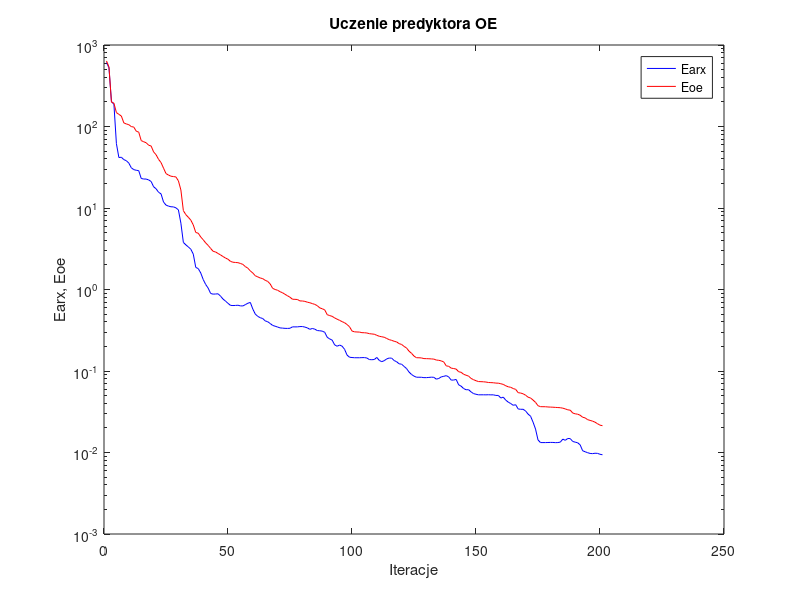
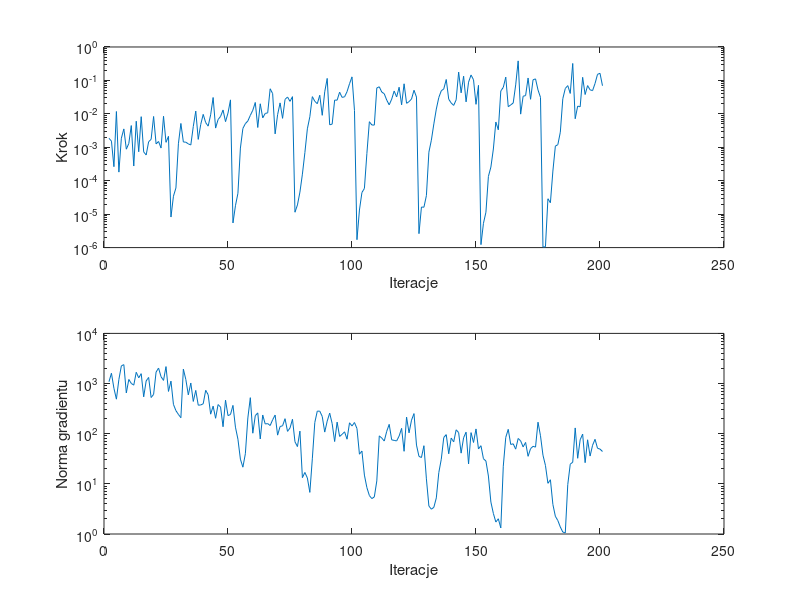

Reproduce these figures in MATLAB, in order.
%uczenie predyktora oe
clear all;
n=0; farx(n+1)=6.091414e+002; foe(n+1)=6.378790e+002; wspucz(n+1)=0.000000e+000; ng(n+1)=0.000000e+000;
%odnowa zmiennej metryki
n=1; farx(n+1)=5.266559e+002; foe(n+1)=5.399067e+002; krok(n+1)=1.860699e-003; ng(n+1)=1.086647e+003;
n=2; farx(n+1)=2.028650e+002; foe(n+1)=1.992475e+002; krok(n+1)=1.529718e-003; ng(n+1)=1.604492e+003;
n=3; farx(n+1)=1.870424e+002; foe(n+1)=1.933275e+002; krok(n+1)=2.630324e-004; ng(n+1)=8.045230e+002;
n=4; farx(n+1)=6.165166e+001; foe(n+1)=1.481555e+002; krok(n+1)=1.175883e-002; ng(n+1)=4.880341e+002;
n=5; farx(n+1)=4.158274e+001; foe(n+1)=1.409422e+002; krok(n+1)=1.810041e-004; ng(n+1)=1.207460e+003;
n=6; farx(n+1)=4.195924e+001; foe(n+1)=1.343764e+002; krok(n+1)=1.869974e-003; ng(n+1)=2.253358e+003;
n=7; farx(n+1)=3.922891e+001; foe(n+1)=1.106928e+002; krok(n+1)=3.544455e-003; ng(n+1)=2.382208e+003;
n=8; farx(n+1)=3.805612e+001; foe(n+1)=1.075156e+002; krok(n+1)=8.786586e-004; ng(n+1)=6.501600e+002;
n=9; farx(n+1)=3.558431e+001; foe(n+1)=1.052928e+002; krok(n+1)=1.300172e-003; ng(n+1)=1.206239e+003;
n=10; farx(n+1)=3.117983e+001; foe(n+1)=9.976966e+001; krok(n+1)=4.464645e-003; ng(n+1)=1.006413e+003;
n=11; farx(n+1)=2.957391e+001; foe(n+1)=9.842879e+001; krok(n+1)=2.752027e-004; ng(n+1)=9.284214e+002;
n=12; farx(n+1)=2.904467e+001; foe(n+1)=8.760050e+001; krok(n+1)=6.023109e-003; ng(n+1)=1.678854e+003;
n=13; farx(n+1)=2.873740e+001; foe(n+1)=8.524901e+001; krok(n+1)=7.349266e-004; ng(n+1)=1.299519e+003;
n=14; farx(n+1)=2.305096e+001; foe(n+1)=6.717379e+001; krok(n+1)=8.237127e-003; ng(n+1)=1.573800e+003;
n=15; farx(n+1)=2.267312e+001; foe(n+1)=6.503324e+001; krok(n+1)=7.286945e-004; ng(n+1)=5.431530e+002;
n=16; farx(n+1)=2.266672e+001; foe(n+1)=6.316606e+001; krok(n+1)=5.885714e-004; ng(n+1)=1.128265e+003;
n=17; farx(n+1)=2.211312e+001; foe(n+1)=5.892521e+001; krok(n+1)=1.469853e-003; ng(n+1)=1.324208e+003;
n=18; farx(n+1)=2.116401e+001; foe(n+1)=5.766322e+001; krok(n+1)=1.730220e-003; ng(n+1)=5.266121e+002;
n=19; farx(n+1)=1.822557e+001; foe(n+1)=4.881348e+001; krok(n+1)=8.349282e-003; ng(n+1)=6.075350e+002;
n=20; farx(n+1)=1.721970e+001; foe(n+1)=4.503150e+001; krok(n+1)=1.265711e-003; ng(n+1)=1.692509e+003;
n=21; farx(n+1)=1.559356e+001; foe(n+1)=3.952895e+001; krok(n+1)=1.491801e-003; ng(n+1)=2.035080e+003;
n=22; farx(n+1)=1.490645e+001; foe(n+1)=3.610498e+001; krok(n+1)=9.489565e-004; ng(n+1)=1.368229e+003;
n=23; farx(n+1)=1.184304e+001; foe(n+1)=3.083637e+001; krok(n+1)=8.471180e-003; ng(n+1)=1.155844e+003;
n=24; farx(n+1)=1.085743e+001; foe(n+1)=2.643980e+001; krok(n+1)=1.407851e-003; ng(n+1)=2.178150e+003;
n=25; farx(n+1)=1.054737e+001; foe(n+1)=2.536988e+001; krok(n+1)=2.129131e-003; ng(n+1)=6.962568e+002;
%odnowa zmiennej metryki
n=26; farx(n+1)=1.035315e+001; foe(n+1)=2.454515e+001; krok(n+1)=8.206521e-006; ng(n+1)=1.117776e+003;
n=27; farx(n+1)=1.032268e+001; foe(n+1)=2.431083e+001; krok(n+1)=3.444097e-005; ng(n+1)=3.841007e+002;
n=28; farx(n+1)=1.004875e+001; foe(n+1)=2.404685e+001; krok(n+1)=6.079792e-005; ng(n+1)=2.879038e+002;
n=29; farx(n+1)=9.483192e+000; foe(n+1)=2.154476e+001; krok(n+1)=1.274309e-003; ng(n+1)=2.426683e+002;
n=30; farx(n+1)=6.519709e+000; foe(n+1)=1.664278e+001; krok(n+1)=5.162776e-003; ng(n+1)=2.080961e+002;
n=31; farx(n+1)=3.783247e+000; foe(n+1)=9.281146e+000; krok(n+1)=1.441974e-003; ng(n+1)=1.941859e+003;
n=32; farx(n+1)=3.530685e+000; foe(n+1)=8.288721e+000; krok(n+1)=1.420248e-003; ng(n+1)=1.200078e+003;
n=33; farx(n+1)=3.329791e+000; foe(n+1)=7.697467e+000; krok(n+1)=1.265228e-003; ng(n+1)=5.944399e+002;
n=34; farx(n+1)=3.121812e+000; foe(n+1)=7.099110e+000; krok(n+1)=1.170971e-003; ng(n+1)=1.024117e+003;
n=35; farx(n+1)=2.717180e+000; foe(n+1)=6.200733e+000; krok(n+1)=4.182551e-003; ng(n+1)=4.396491e+002;
n=36; farx(n+1)=1.866450e+000; foe(n+1)=5.009399e+000; krok(n+1)=1.208515e-002; ng(n+1)=7.300858e+002;
n=37; farx(n+1)=1.805828e+000; foe(n+1)=4.904385e+000; krok(n+1)=1.723278e-003; ng(n+1)=3.700080e+002;
n=38; farx(n+1)=1.596177e+000; foe(n+1)=4.409598e+000; krok(n+1)=4.812762e-003; ng(n+1)=3.743629e+002;
n=39; farx(n+1)=1.327239e+000; foe(n+1)=4.080454e+000; krok(n+1)=9.659422e-003; ng(n+1)=3.944075e+002;
n=40; farx(n+1)=1.152421e+000; foe(n+1)=3.729134e+000; krok(n+1)=5.478088e-003; ng(n+1)=7.333308e+002;
n=41; farx(n+1)=1.039947e+000; foe(n+1)=3.475742e+000; krok(n+1)=4.289834e-003; ng(n+1)=5.986751e+002;
n=42; farx(n+1)=8.941151e-001; foe(n+1)=3.190450e+000; krok(n+1)=9.356732e-003; ng(n+1)=2.451205e+002;
n=43; farx(n+1)=8.772027e-001; foe(n+1)=2.941429e+000; krok(n+1)=3.081734e-002; ng(n+1)=3.542941e+002;
n=44; farx(n+1)=8.808116e-001; foe(n+1)=2.885971e+000; krok(n+1)=3.752980e-003; ng(n+1)=2.031163e+002;
n=45; farx(n+1)=8.856264e-001; foe(n+1)=2.767020e+000; krok(n+1)=6.757425e-003; ng(n+1)=3.810523e+002;
n=46; farx(n+1)=8.279519e-001; foe(n+1)=2.652968e+000; krok(n+1)=8.378898e-003; ng(n+1)=3.395351e+002;
n=47; farx(n+1)=7.632065e-001; foe(n+1)=2.538486e+000; krok(n+1)=1.305012e-002; ng(n+1)=1.375966e+002;
n=48; farx(n+1)=7.202505e-001; foe(n+1)=2.431952e+000; krok(n+1)=5.852382e-003; ng(n+1)=4.663667e+002;
n=49; farx(n+1)=6.764467e-001; foe(n+1)=2.350987e+000; krok(n+1)=1.056509e-002; ng(n+1)=2.295989e+002;
n=50; farx(n+1)=6.386414e-001; foe(n+1)=2.213537e+000; krok(n+1)=2.617870e-002; ng(n+1)=2.414495e+002;
%odnowa zmiennej metryki
n=51; farx(n+1)=6.354591e-001; foe(n+1)=2.161217e+000; krok(n+1)=5.465856e-006; ng(n+1)=3.668596e+002;
n=52; farx(n+1)=6.375112e-001; foe(n+1)=2.146587e+000; krok(n+1)=1.786413e-005; ng(n+1)=1.349687e+002;
n=53; farx(n+1)=6.412904e-001; foe(n+1)=2.134040e+000; krok(n+1)=4.211523e-005; ng(n+1)=7.783642e+001;
n=54; farx(n+1)=6.298733e-001; foe(n+1)=2.087811e+000; krok(n+1)=9.481985e-004; ng(n+1)=3.102359e+001;
n=55; farx(n+1)=6.283246e-001; foe(n+1)=2.031888e+000; krok(n+1)=3.660956e-003; ng(n+1)=2.149456e+001;
n=56; farx(n+1)=6.524288e-001; foe(n+1)=1.910197e+000; krok(n+1)=5.097234e-003; ng(n+1)=3.986326e+001;
n=57; farx(n+1)=6.781002e-001; foe(n+1)=1.825547e+000; krok(n+1)=6.130766e-003; ng(n+1)=2.057496e+002;
n=58; farx(n+1)=6.941648e-001; foe(n+1)=1.692483e+000; krok(n+1)=9.010365e-003; ng(n+1)=5.228167e+002;
n=59; farx(n+1)=5.758483e-001; foe(n+1)=1.593002e+000; krok(n+1)=1.281894e-002; ng(n+1)=1.023062e+002;
n=60; farx(n+1)=4.995289e-001; foe(n+1)=1.475375e+000; krok(n+1)=2.191235e-002; ng(n+1)=2.290941e+002;
n=61; farx(n+1)=4.681733e-001; foe(n+1)=1.428009e+000; krok(n+1)=3.910756e-003; ng(n+1)=2.597593e+002;
n=62; farx(n+1)=4.507799e-001; foe(n+1)=1.384320e+000; krok(n+1)=2.001452e-002; ng(n+1)=7.851403e+001;
n=63; farx(n+1)=4.402514e-001; foe(n+1)=1.359109e+000; krok(n+1)=7.585473e-003; ng(n+1)=2.361008e+002;
n=64; farx(n+1)=4.122122e-001; foe(n+1)=1.296595e+000; krok(n+1)=1.027811e-002; ng(n+1)=1.563289e+002;
n=65; farx(n+1)=4.023523e-001; foe(n+1)=1.257061e+000; krok(n+1)=1.071180e-002; ng(n+1)=1.590586e+002;
n=66; farx(n+1)=3.828789e-001; foe(n+1)=1.171308e+000; krok(n+1)=5.625683e-002; ng(n+1)=1.455282e+002;
n=67; farx(n+1)=3.626226e-001; foe(n+1)=1.033626e+000; krok(n+1)=4.030924e-002; ng(n+1)=1.894448e+002;
n=68; farx(n+1)=3.545616e-001; foe(n+1)=1.000566e+000; krok(n+1)=2.518078e-003; ng(n+1)=2.353361e+002;
n=69; farx(n+1)=3.463565e-001; foe(n+1)=9.786712e-001; krok(n+1)=9.436540e-003; ng(n+1)=9.361158e+001;
n=70; farx(n+1)=3.378551e-001; foe(n+1)=9.396177e-001; krok(n+1)=2.128042e-002; ng(n+1)=1.391530e+002;
n=71; farx(n+1)=3.359085e-001; foe(n+1)=9.117232e-001; krok(n+1)=7.342058e-003; ng(n+1)=1.435970e+002;
n=72; farx(n+1)=3.336263e-001; foe(n+1)=8.726528e-001; krok(n+1)=2.712333e-002; ng(n+1)=1.992260e+002;
n=73; farx(n+1)=3.331095e-001; foe(n+1)=8.375323e-001; krok(n+1)=3.192003e-002; ng(n+1)=1.113241e+002;
n=74; farx(n+1)=3.345188e-001; foe(n+1)=8.031680e-001; krok(n+1)=2.362755e-002; ng(n+1)=1.299020e+002;
n=75; farx(n+1)=3.481025e-001; foe(n+1)=7.597311e-001; krok(n+1)=3.271756e-002; ng(n+1)=1.940313e+002;
%odnowa zmiennej metryki
n=76; farx(n+1)=3.477331e-001; foe(n+1)=7.573654e-001; krok(n+1)=1.142512e-005; ng(n+1)=6.906092e+001;
n=77; farx(n+1)=3.479781e-001; foe(n+1)=7.542514e-001; krok(n+1)=1.886606e-005; ng(n+1)=5.535473e+001;
n=78; farx(n+1)=3.510255e-001; foe(n+1)=7.240743e-001; krok(n+1)=4.565415e-005; ng(n+1)=1.125265e+002;
n=79; farx(n+1)=3.512381e-001; foe(n+1)=7.231069e-001; krok(n+1)=1.574580e-004; ng(n+1)=1.329318e+001;
n=80; farx(n+1)=3.457341e-001; foe(n+1)=7.149319e-001; krok(n+1)=6.935224e-004; ng(n+1)=1.687518e+001;
n=81; farx(n+1)=3.382966e-001; foe(n+1)=6.989052e-001; krok(n+1)=3.568597e-003; ng(n+1)=1.310139e+001;
n=82; farx(n+1)=3.246107e-001; foe(n+1)=6.877171e-001; krok(n+1)=8.193332e-003; ng(n+1)=6.758708e+000;
n=83; farx(n+1)=3.325541e-001; foe(n+1)=6.719427e-001; krok(n+1)=3.272372e-002; ng(n+1)=3.156597e+001;
n=84; farx(n+1)=3.261342e-001; foe(n+1)=6.565400e-001; krok(n+1)=2.378798e-002; ng(n+1)=1.672823e+002;
n=85; farx(n+1)=3.135532e-001; foe(n+1)=6.330333e-001; krok(n+1)=2.011176e-002; ng(n+1)=2.816171e+002;
n=86; farx(n+1)=3.116631e-001; foe(n+1)=5.948456e-001; krok(n+1)=3.598781e-002; ng(n+1)=2.815231e+002;
n=87; farx(n+1)=3.085247e-001; foe(n+1)=5.805930e-001; krok(n+1)=9.045235e-003; ng(n+1)=2.206716e+002;
n=88; farx(n+1)=2.986066e-001; foe(n+1)=5.624149e-001; krok(n+1)=4.568872e-002; ng(n+1)=1.076398e+002;
n=89; farx(n+1)=2.594811e-001; foe(n+1)=4.912729e-001; krok(n+1)=1.147563e-001; ng(n+1)=1.781853e+002;
n=90; farx(n+1)=2.474994e-001; foe(n+1)=4.786983e-001; krok(n+1)=4.702595e-003; ng(n+1)=2.575315e+002;
n=91; farx(n+1)=2.393654e-001; foe(n+1)=4.686214e-001; krok(n+1)=4.926484e-003; ng(n+1)=1.589347e+002;
n=92; farx(n+1)=2.091576e-001; foe(n+1)=4.479523e-001; krok(n+1)=2.580064e-002; ng(n+1)=6.979105e+001;
n=93; farx(n+1)=2.012928e-001; foe(n+1)=4.323333e-001; krok(n+1)=2.565762e-002; ng(n+1)=1.702324e+002;
n=94; farx(n+1)=2.081110e-001; foe(n+1)=4.181935e-001; krok(n+1)=4.446078e-002; ng(n+1)=8.822432e+001;
n=95; farx(n+1)=2.017940e-001; foe(n+1)=4.034379e-001; krok(n+1)=3.112337e-002; ng(n+1)=9.709660e+001;
n=96; farx(n+1)=1.845573e-001; foe(n+1)=3.912692e-001; krok(n+1)=3.230410e-002; ng(n+1)=1.090911e+002;
n=97; farx(n+1)=1.569350e-001; foe(n+1)=3.719415e-001; krok(n+1)=4.614317e-002; ng(n+1)=7.765080e+001;
n=98; farx(n+1)=1.475290e-001; foe(n+1)=3.491245e-001; krok(n+1)=7.959957e-002; ng(n+1)=1.649337e+002;
n=99; farx(n+1)=1.463419e-001; foe(n+1)=3.095303e-001; krok(n+1)=1.277097e-001; ng(n+1)=1.427878e+002;
n=100; farx(n+1)=1.454990e-001; foe(n+1)=3.025391e-001; krok(n+1)=1.256682e-002; ng(n+1)=1.669300e+002;
%odnowa zmiennej metryki
n=101; farx(n+1)=1.454283e-001; foe(n+1)=3.011472e-001; krok(n+1)=1.722634e-006; ng(n+1)=1.267827e+002;
n=102; farx(n+1)=1.454086e-001; foe(n+1)=3.003311e-001; krok(n+1)=1.328620e-005; ng(n+1)=3.901065e+001;
n=103; farx(n+1)=1.459409e-001; foe(n+1)=2.954010e-001; krok(n+1)=4.438276e-005; ng(n+1)=4.506421e+001;
n=104; farx(n+1)=1.460683e-001; foe(n+1)=2.948089e-001; krok(n+1)=5.864031e-005; ng(n+1)=1.494294e+001;
n=105; farx(n+1)=1.444291e-001; foe(n+1)=2.926778e-001; krok(n+1)=6.518015e-004; ng(n+1)=8.425406e+000;
n=106; farx(n+1)=1.381282e-001; foe(n+1)=2.871433e-001; krok(n+1)=5.828795e-003; ng(n+1)=5.849320e+000;
n=107; farx(n+1)=1.375854e-001; foe(n+1)=2.848641e-001; krok(n+1)=4.648167e-003; ng(n+1)=5.080827e+000;
n=108; farx(n+1)=1.383645e-001; foe(n+1)=2.825480e-001; krok(n+1)=4.609843e-003; ng(n+1)=5.494146e+000;
n=109; farx(n+1)=1.467004e-001; foe(n+1)=2.740951e-001; krok(n+1)=5.962927e-002; ng(n+1)=1.144047e+001;
n=110; farx(n+1)=1.348210e-001; foe(n+1)=2.668289e-001; krok(n+1)=6.442938e-002; ng(n+1)=9.055825e+001;
n=111; farx(n+1)=1.301804e-001; foe(n+1)=2.631663e-001; krok(n+1)=4.486659e-002; ng(n+1)=8.196576e+001;
n=112; farx(n+1)=1.339381e-001; foe(n+1)=2.594203e-001; krok(n+1)=4.000365e-002; ng(n+1)=7.133791e+001;
n=113; farx(n+1)=1.408562e-001; foe(n+1)=2.505188e-001; krok(n+1)=2.580064e-002; ng(n+1)=1.115599e+002;
n=114; farx(n+1)=1.442102e-001; foe(n+1)=2.425848e-001; krok(n+1)=1.861441e-002; ng(n+1)=1.535152e+002;
n=115; farx(n+1)=1.437896e-001; foe(n+1)=2.376908e-001; krok(n+1)=2.753897e-002; ng(n+1)=7.545112e+001;
n=116; farx(n+1)=1.344197e-001; foe(n+1)=2.317147e-001; krok(n+1)=4.815335e-002; ng(n+1)=7.353286e+001;
n=117; farx(n+1)=1.299229e-001; foe(n+1)=2.273743e-001; krok(n+1)=3.201972e-002; ng(n+1)=7.178045e+001;
n=118; farx(n+1)=1.225746e-001; foe(n+1)=2.167816e-001; krok(n+1)=6.260022e-002; ng(n+1)=8.980351e+001;
n=119; farx(n+1)=1.212212e-001; foe(n+1)=2.116988e-001; krok(n+1)=1.861441e-002; ng(n+1)=1.278386e+002;
n=120; farx(n+1)=1.138061e-001; foe(n+1)=2.003124e-001; krok(n+1)=7.925655e-002; ng(n+1)=4.457859e+001;
n=121; farx(n+1)=1.070343e-001; foe(n+1)=1.914610e-001; krok(n+1)=2.069473e-002; ng(n+1)=2.141852e+002;
n=122; farx(n+1)=9.703461e-002; foe(n+1)=1.750106e-001; krok(n+1)=2.319637e-002; ng(n+1)=1.039479e+002;
n=123; farx(n+1)=9.068995e-002; foe(n+1)=1.649650e-001; krok(n+1)=2.779047e-002; ng(n+1)=1.864837e+002;
n=124; farx(n+1)=8.649349e-002; foe(n+1)=1.524662e-001; krok(n+1)=5.079872e-002; ng(n+1)=2.517129e+002;
n=125; farx(n+1)=8.386053e-002; foe(n+1)=1.455020e-001; krok(n+1)=3.178877e-002; ng(n+1)=5.932887e+001;
%odnowa zmiennej metryki
n=126; farx(n+1)=8.386464e-002; foe(n+1)=1.453750e-001; krok(n+1)=2.612004e-006; ng(n+1)=3.530275e+001;
n=127; farx(n+1)=8.375135e-002; foe(n+1)=1.446520e-001; krok(n+1)=1.635753e-005; ng(n+1)=3.347679e+001;
n=128; farx(n+1)=8.290722e-002; foe(n+1)=1.419914e-001; krok(n+1)=1.611741e-005; ng(n+1)=5.762735e+001;
n=129; farx(n+1)=8.294214e-002; foe(n+1)=1.417732e-001; krok(n+1)=3.592136e-005; ng(n+1)=1.257157e+001;
n=130; farx(n+1)=8.339230e-002; foe(n+1)=1.413940e-001; krok(n+1)=7.138862e-004; ng(n+1)=3.615278e+000;
n=131; farx(n+1)=8.401100e-002; foe(n+1)=1.407113e-001; krok(n+1)=1.631264e-003; ng(n+1)=3.122804e+000;
n=132; farx(n+1)=8.368427e-002; foe(n+1)=1.399840e-001; krok(n+1)=5.003630e-003; ng(n+1)=3.403408e+000;
n=133; farx(n+1)=7.940575e-002; foe(n+1)=1.363108e-001; krok(n+1)=1.394241e-002; ng(n+1)=5.250542e+000;
n=134; farx(n+1)=8.103887e-002; foe(n+1)=1.352818e-001; krok(n+1)=3.086502e-002; ng(n+1)=1.677846e+001;
n=135; farx(n+1)=8.472009e-002; foe(n+1)=1.330051e-001; krok(n+1)=4.904612e-002; ng(n+1)=3.099135e+001;
n=136; farx(n+1)=8.606325e-002; foe(n+1)=1.291206e-001; krok(n+1)=5.576355e-002; ng(n+1)=8.410869e+001;
n=137; farx(n+1)=8.769756e-002; foe(n+1)=1.156273e-001; krok(n+1)=1.067078e-001; ng(n+1)=9.578705e+001;
n=138; farx(n+1)=8.461623e-002; foe(n+1)=1.141863e-001; krok(n+1)=2.741202e-002; ng(n+1)=3.976625e+001;
n=139; farx(n+1)=7.731642e-002; foe(n+1)=1.083807e-001; krok(n+1)=2.113198e-002; ng(n+1)=8.168981e+001;
n=140; farx(n+1)=7.747331e-002; foe(n+1)=1.072109e-001; krok(n+1)=1.789637e-002; ng(n+1)=6.879038e+001;
n=141; farx(n+1)=7.881274e-002; foe(n+1)=1.055763e-001; krok(n+1)=2.629130e-002; ng(n+1)=1.195862e+002;
n=142; farx(n+1)=6.768867e-002; foe(n+1)=9.800190e-002; krok(n+1)=1.775417e-001; ng(n+1)=1.052163e+002;
n=143; farx(n+1)=6.516932e-002; foe(n+1)=9.639543e-002; krok(n+1)=4.256083e-002; ng(n+1)=4.096423e+001;
n=144; farx(n+1)=6.095326e-002; foe(n+1)=9.118760e-002; krok(n+1)=1.337651e-001; ng(n+1)=8.315525e+001;
n=145; farx(n+1)=5.888024e-002; foe(n+1)=8.876700e-002; krok(n+1)=2.284436e-002; ng(n+1)=1.072735e+002;
n=146; farx(n+1)=5.900138e-002; foe(n+1)=8.662825e-002; krok(n+1)=8.877087e-002; ng(n+1)=2.493733e+001;
n=147; farx(n+1)=5.546317e-002; foe(n+1)=8.114594e-002; krok(n+1)=1.452529e-001; ng(n+1)=1.050159e+002;
n=148; farx(n+1)=5.281515e-002; foe(n+1)=7.823398e-002; krok(n+1)=1.044257e-001; ng(n+1)=6.683913e+001;
n=149; farx(n+1)=5.183011e-002; foe(n+1)=7.598093e-002; krok(n+1)=1.927372e-002; ng(n+1)=1.245153e+002;
n=150; farx(n+1)=5.102951e-002; foe(n+1)=7.422903e-002; krok(n+1)=7.119534e-002; ng(n+1)=4.962217e+001;
%odnowa zmiennej metryki
n=151; farx(n+1)=5.104018e-002; foe(n+1)=7.399442e-002; krok(n+1)=1.227525e-006; ng(n+1)=5.765172e+001;
n=152; farx(n+1)=5.105548e-002; foe(n+1)=7.374990e-002; krok(n+1)=5.320105e-006; ng(n+1)=3.169334e+001;
n=153; farx(n+1)=5.098498e-002; foe(n+1)=7.321321e-002; krok(n+1)=1.141354e-005; ng(n+1)=2.850432e+001;
n=154; farx(n+1)=5.114396e-002; foe(n+1)=7.229409e-002; krok(n+1)=1.347782e-004; ng(n+1)=1.432130e+001;
n=155; farx(n+1)=5.095981e-002; foe(n+1)=7.201823e-002; krok(n+1)=2.556540e-004; ng(n+1)=4.339113e+000;
n=156; farx(n+1)=5.101744e-002; foe(n+1)=7.175738e-002; krok(n+1)=8.897443e-004; ng(n+1)=2.573357e+000;
n=157; farx(n+1)=5.013395e-002; foe(n+1)=7.106052e-002; krok(n+1)=5.699196e-003; ng(n+1)=1.731383e+000;
n=158; farx(n+1)=5.013722e-002; foe(n+1)=7.090528e-002; krok(n+1)=3.334617e-003; ng(n+1)=2.012336e+000;
n=159; farx(n+1)=4.664947e-002; foe(n+1)=6.978057e-002; krok(n+1)=4.842911e-002; ng(n+1)=1.321643e+000;
n=160; farx(n+1)=4.775626e-002; foe(n+1)=6.847895e-002; krok(n+1)=6.189726e-002; ng(n+1)=2.247343e+001;
n=161; farx(n+1)=4.389893e-002; foe(n+1)=6.588446e-002; krok(n+1)=1.254519e-001; ng(n+1)=8.452000e+001;
n=162; farx(n+1)=4.151063e-002; foe(n+1)=6.398805e-002; krok(n+1)=1.638172e-002; ng(n+1)=1.221414e+002;
n=163; farx(n+1)=3.987569e-002; foe(n+1)=6.312072e-002; krok(n+1)=1.853270e-002; ng(n+1)=6.104264e+001;
n=164; farx(n+1)=3.797386e-002; foe(n+1)=6.093644e-002; krok(n+1)=2.107682e-002; ng(n+1)=6.289277e+001;
n=165; farx(n+1)=3.856901e-002; foe(n+1)=5.949959e-002; krok(n+1)=7.338628e-002; ng(n+1)=4.923242e+001;
n=166; farx(n+1)=3.422914e-002; foe(n+1)=5.424746e-002; krok(n+1)=3.839848e-001; ng(n+1)=8.036800e+001;
n=167; farx(n+1)=3.389222e-002; foe(n+1)=5.363312e-002; krok(n+1)=9.814884e-003; ng(n+1)=7.191699e+001;
n=168; farx(n+1)=3.391151e-002; foe(n+1)=5.251800e-002; krok(n+1)=3.360874e-002; ng(n+1)=5.456942e+001;
n=169; farx(n+1)=3.230073e-002; foe(n+1)=5.047672e-002; krok(n+1)=3.522595e-002; ng(n+1)=6.697482e+001;
n=170; farx(n+1)=2.959611e-002; foe(n+1)=4.771606e-002; krok(n+1)=1.181740e-001; ng(n+1)=3.540297e+001;
n=171; farx(n+1)=2.787470e-002; foe(n+1)=4.665479e-002; krok(n+1)=2.727640e-002; ng(n+1)=5.038726e+001;
n=172; farx(n+1)=2.359311e-002; foe(n+1)=4.398759e-002; krok(n+1)=1.042621e-001; ng(n+1)=5.601357e+001;
n=173; farx(n+1)=1.940676e-002; foe(n+1)=4.124917e-002; krok(n+1)=1.111619e-001; ng(n+1)=5.400214e+001;
n=174; farx(n+1)=1.427397e-002; foe(n+1)=3.751071e-002; krok(n+1)=5.184392e-002; ng(n+1)=1.696044e+002;
n=175; farx(n+1)=1.323945e-002; foe(n+1)=3.652203e-002; krok(n+1)=3.112337e-002; ng(n+1)=9.096640e+001;
%odnowa zmiennej metryki
n=176; farx(n+1)=1.323695e-002; foe(n+1)=3.646481e-002; krok(n+1)=1.036921e-006; ng(n+1)=3.728143e+001;
n=177; farx(n+1)=1.323460e-002; foe(n+1)=3.643876e-002; krok(n+1)=1.058858e-006; ng(n+1)=2.331645e+001;
n=178; farx(n+1)=1.326550e-002; foe(n+1)=3.619343e-002; krok(n+1)=2.889771e-005; ng(n+1)=1.025220e+001;
n=179; farx(n+1)=1.329548e-002; foe(n+1)=3.606814e-002; krok(n+1)=2.198334e-005; ng(n+1)=1.207096e+001;
n=180; farx(n+1)=1.329182e-002; foe(n+1)=3.595339e-002; krok(n+1)=1.945992e-004; ng(n+1)=3.882754e+000;
n=181; farx(n+1)=1.321319e-002; foe(n+1)=3.577079e-002; krok(n+1)=1.085320e-003; ng(n+1)=2.254667e+000;
n=182; farx(n+1)=1.324057e-002; foe(n+1)=3.561164e-002; krok(n+1)=1.197019e-003; ng(n+1)=1.854571e+000;
n=183; farx(n+1)=1.341531e-002; foe(n+1)=3.545468e-002; krok(n+1)=2.831403e-003; ng(n+1)=1.378294e+000;
n=184; farx(n+1)=1.459362e-002; foe(n+1)=3.499221e-002; krok(n+1)=2.835564e-002; ng(n+1)=1.093536e+000;
n=185; farx(n+1)=1.411721e-002; foe(n+1)=3.427414e-002; krok(n+1)=5.730115e-002; ng(n+1)=1.051069e+000;
n=186; farx(n+1)=1.486390e-002; foe(n+1)=3.340448e-002; krok(n+1)=7.000904e-002; ng(n+1)=9.658880e+000;
n=187; farx(n+1)=1.480796e-002; foe(n+1)=3.305352e-002; krok(n+1)=4.076532e-002; ng(n+1)=2.465144e+001;
n=188; farx(n+1)=1.366465e-002; foe(n+1)=3.051753e-002; krok(n+1)=3.214238e-001; ng(n+1)=2.703517e+001;
n=189; farx(n+1)=1.339921e-002; foe(n+1)=2.983004e-002; krok(n+1)=7.145002e-003; ng(n+1)=1.303238e+002;
n=190; farx(n+1)=1.316407e-002; foe(n+1)=2.951774e-002; krok(n+1)=1.706813e-002; ng(n+1)=3.234584e+001;
n=191; farx(n+1)=1.240852e-002; foe(n+1)=2.865676e-002; krok(n+1)=1.626130e-002; ng(n+1)=7.566465e+001;
n=192; farx(n+1)=1.050673e-002; foe(n+1)=2.708128e-002; krok(n+1)=1.237945e-001; ng(n+1)=9.807646e+001;
n=193; farx(n+1)=1.021658e-002; foe(n+1)=2.659921e-002; krok(n+1)=3.786424e-002; ng(n+1)=2.644091e+001;
n=194; farx(n+1)=9.949523e-003; foe(n+1)=2.530491e-002; krok(n+1)=7.000904e-002; ng(n+1)=7.564243e+001;
n=195; farx(n+1)=9.740541e-003; foe(n+1)=2.477122e-002; krok(n+1)=5.236098e-002; ng(n+1)=3.581880e+001;
n=196; farx(n+1)=9.685407e-003; foe(n+1)=2.424937e-002; krok(n+1)=4.953895e-002; ng(n+1)=5.872708e+001;
n=197; farx(n+1)=9.795578e-003; foe(n+1)=2.354770e-002; krok(n+1)=8.100548e-002; ng(n+1)=7.727999e+001;
n=198; farx(n+1)=9.759417e-003; foe(n+1)=2.255082e-002; krok(n+1)=1.520359e-001; ng(n+1)=5.120039e+001;
n=199; farx(n+1)=9.509900e-003; foe(n+1)=2.164463e-002; krok(n+1)=1.630613e-001; ng(n+1)=4.934895e+001;
n=200; farx(n+1)=9.381723e-003; foe(n+1)=2.133138e-002; krok(n+1)=6.935426e-002; ng(n+1)=4.417353e+001;

figure; semilogy(farx,'b'); hold on; semilogy(foe,'r'); xlabel('Iteracje'); ylabel('Earx, Eoe'); legend('Earx','Eoe'); title('Uczenie predyktora OE');
figure; subplot(2,1,1); semilogy(krok); xlabel('Iteracje'); ylabel('Krok');
subplot(2,1,2); semilogy(ng); xlabel('Iteracje'); ylabel('Norma gradientu');
Earx=farx(n+1)
Eoe=foe(n+1)
